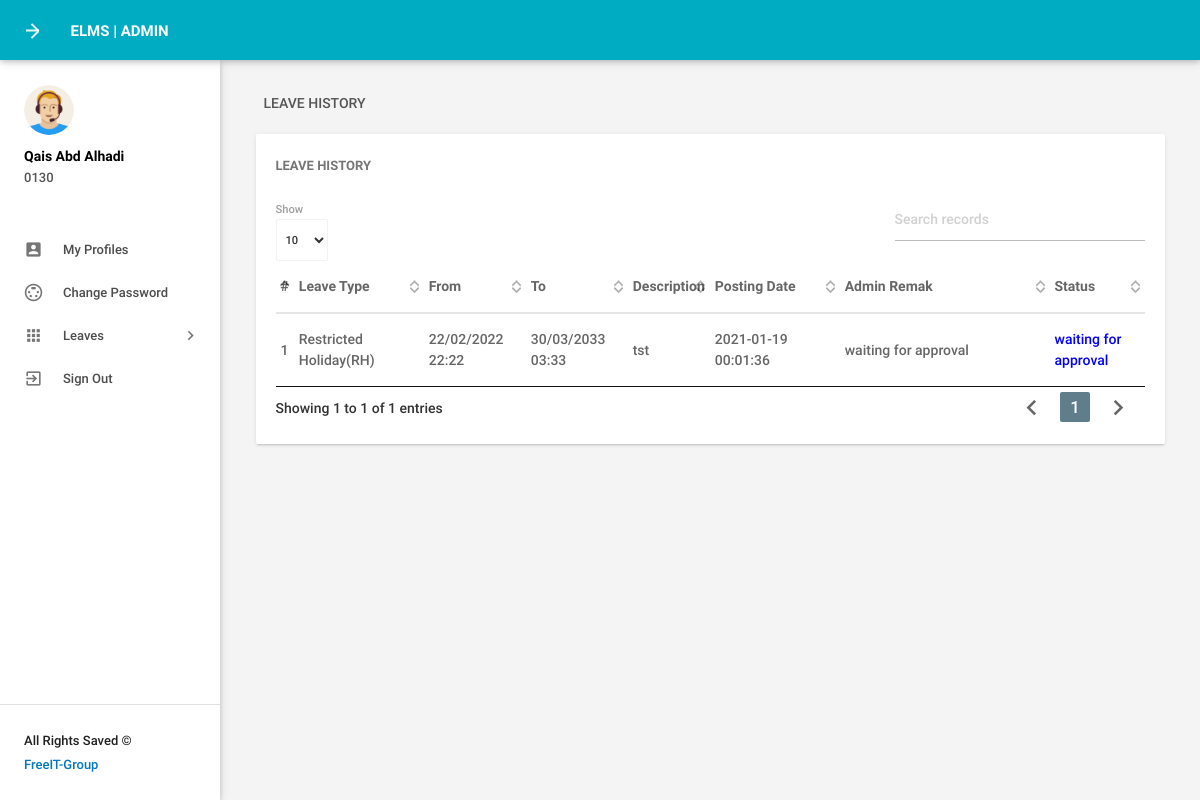
The app's page /leavehistory.php (signed in) with its own data.
### tables this page shows
CREATE TABLE `tblemployees` (
  `id` int(11) NOT NULL,
  `EmpId` varchar(100) NOT NULL,
  `FirstName` varchar(150) NOT NULL,
  `LastName` varchar(150) NOT NULL,
  `EmailId` varchar(200) NOT NULL,
  `Password` varchar(180) NOT NULL,
  `Gender` varchar(100) NOT NULL,
  `Dob` date DEFAULT '0000-00-00',
  `Department` varchar(255) NOT NULL,
  `Address` varchar(255) NOT NULL,
  `City` varchar(200) NOT NULL,
  `Country` varchar(150) NOT NULL,
  `Phonenumber` char(11) NOT NULL,
  `Status` int(1) NOT NULL,
  `RegDate` timestamp NOT NULL DEFAULT CURRENT_TIMESTAMP,
  `Passport_valid` date DEFAULT NULL,
  `idcard_valid` date DEFAULT NULL,
  `Visa_valid` date DEFAULT NULL,
  `roll` int(11) NOT NULL DEFAULT '0'
);

CREATE TABLE `tblleaves` (
  `id` int(11) NOT NULL,
  `LeaveType` varchar(110) NOT NULL,
  `ToDate` varchar(120) NOT NULL,
  `FromDate` varchar(120) NOT NULL,
  `Description` mediumtext NOT NULL,
  `PostingDate` timestamp NOT NULL DEFAULT CURRENT_TIMESTAMP,
  `AdminRemark` mediumtext,
  `AdminRemarkDate` varchar(120) DEFAULT NULL,
  `Status` int(1) NOT NULL,
  `IsRead` int(1) NOT NULL,
  `empid` int(11) DEFAULT NULL,
  `leaveTime` varchar(120) NOT NULL,
  `comeTime` varchar(120) NOT NULL
);

### leavehistory.php (the view, shortened to what this page needs)
<?php
include('includes/config.php');
if(strlen($_SESSION['emplogin'])==0)
    {
header('location:index.php');
}
else{
 ?>
<!DOCTYPE html>
<html lang="en">
    <head>
        <link type="text/css" rel="stylesheet" href="assets/plugins/materialize/css/materialize.min.css"/>
        <link href="assets/plugins/material-preloader/css/materialPreloader.min.css" rel="stylesheet">
        <link href="assets/plugins/datatables/css/jquery.dataTables.min.css" rel="stylesheet">
        <link href="assets/css/alpha.min.css" rel="stylesheet" type="text/css"/>
        <link href="assets/css/custom.css" rel="stylesheet" type="text/css"/>
    </head>
    <body>
       <?php include('includes/header.php');?>
       <?php include('includes/sidebar.php');?>
            <main class="mn-inner">
                <div class="row">
                    <div class="col s12">
                        <div class="page-title">Leave History</div>
                    </div>
                    <div class="col s12 m12 l12">
                        <div class="card">
                            <div class="card-content">
                                <span class="card-title">Leave History</span>
                                <table id="example" class="display responsive-table ">
                                    <thead>
                                        <tr>
                                            <th>#</th>
                                            <th width="120">Leave Type</th>
                                            <th>From</th>
                                            <th>To</th>
                                             <th>Description</th>
                                             <th width="120">Posting Date</th>
                                            <th width="200">Admin Remak</th>
                                            <th>Status</th>
                                        </tr>
                                    </thead>
                                    <tbody>
<?php
$eid=$_SESSION['eid'];
$sql = "SELECT LeaveType,leaveTime,comeTime,Description,PostingDate,AdminRemarkDate,AdminRemark,Status from tblleaves where empid=:eid";
$query = $dbh -> prepare($sql);
$query->bindParam(':eid',$eid,PDO::PARAM_STR);
$query->execute();
$results=$query->fetchAll(PDO::FETCH_OBJ);
$cnt=1;
if($query->rowCount() > 0)
{
foreach($results as $result)
{               ?>
                                        <tr>
                                            <td> <?php echo htmlentities($cnt);?></td>
                                            <td><?php echo htmlentities($result->LeaveType);?></td>
                                            <td><?php echo htmlentities($result->leaveTime);?></td>
                                            <td><?php echo htmlentities($result->comeTime);?></td>
                                           <td><?php echo htmlentities($result->Description);?></td>
                                            <td><?php echo htmlentities($result->PostingDate);?></td>
                                            <td><?php if($result->AdminRemark=="")
                                            {
echo htmlentities('waiting for approval');
                                            } else
{
 echo htmlentities(($result->AdminRemark)." "."at"." ".$result->AdminRemarkDate);
}
                                            ?></td>
                                                                                 <td><?php $stats=$result->Status;
if($stats==1){
                                             ?>
                                                 <span style="color: green">Approved</span>
                                                 <?php } if($stats==2)  { ?>
                                                <span style="color: red">Not Approved</span>
                                                 <?php } if($stats==0)  { ?>
 <span style="color: blue">waiting for approval</span>
 <?php } ?>
                                             </td>
                                        </tr>
                                         <?php $cnt++;} }?>
                                    </tbody>
                                </table>
                            </div>
                        </div>
                    </div>
                </div>
            </main>
        </div>
        <div class="left-sidebar-hover"></div>
    </body>
</html>
<?php } ?>

### includes/sidebar.php (shortened to what this page needs)
     <aside id="slide-out" class="side-nav white fixed">
                <div class="side-nav-wrapper">
                    <div class="sidebar-profile">
                        <div class="sidebar-profile-image">
                            <img src="assets/images/profile-image.png" class="circle" alt="">
                        </div>
                        <div class="sidebar-profile-info">
                    <?php
$eid=$_SESSION['eid'];
$sql = "SELECT FirstName,LastName,EmpId from  tblemployees where id=:eid";
$query = $dbh -> prepare($sql);
$query->bindParam(':eid',$eid,PDO::PARAM_STR);
$query->execute();
$results=$query->fetchAll(PDO::FETCH_OBJ);
if($query->rowCount() > 0)
{
foreach($results as $result)
{               ?>
                                <p><?php echo htmlentities($result->FirstName." ".$result->LastName);?></p>
                                <span><?php echo htmlentities($result->EmpId)?></span>
                         <?php }} ?>
                        </div>
                    </div>
                <ul class="sidebar-menu collapsible collapsible-accordion" data-collapsible="accordion">
  <li class="no-padding"><a class="waves-effect waves-grey" href="myprofile.php"><i class="material-icons">account_box</i>My Profiles</a></li>
  <li class="no-padding"><a class="waves-effect waves-grey" href="emp-changepassword.php"><i class="material-icons">settings_input_svideo</i>Change Password</a></li>
                    <li class="no-padding">
                        <a class="collapsible-header waves-effect waves-grey"><i class="material-icons">apps</i>Leaves<i class="nav-drop-icon material-icons">keyboard_arrow_right</i></a>
                    </li>
                  <li class="no-padding">
                                <a class="waves-effect waves-grey" href="logout.php"><i class="material-icons">exit_to_app</i>Sign Out</a>
                            </li>
                </ul>
                <div class="footer">
                    <p class="copyright">All Rights Saved &copy<a href="#"> FreeIT-Group </a></p>
                </div>
                </div>
            </aside>

### records on screen
tblemployees: FirstName+LastName "Qais Abd Alhadi", EmpId "0130"
tblleaves: LeaveType "Restricted Holiday(RH)", leaveTime "22/02/2022 22:22", comeTime "30/03/2033 03:33", Description "tst", PostingDate "2021-01-19 00:01:36", Status "waiting for approval"
